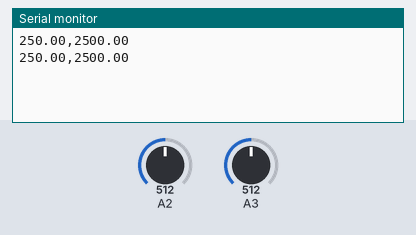
A sketch run on a simulated Arduino Uno, built with avr-gcc and run on an emulated ATmega328P. Parts: the last lines printed to the serial monitor. Inputs (shaded band) come from the test bench; at power-on: A2 = 512, A3 = 512.

Above: at 1.8 s.
1.9 s: A2 set to 716
At 2.8 s:
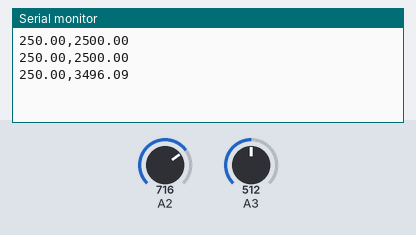
3.4 s: A3 set to 716
At 4.4 s:
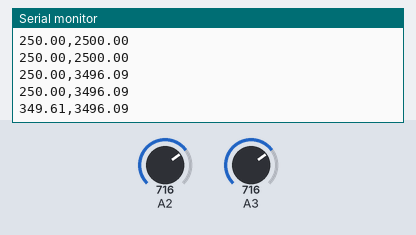
4.9 s: A2 set to 900
At 5.8 s:
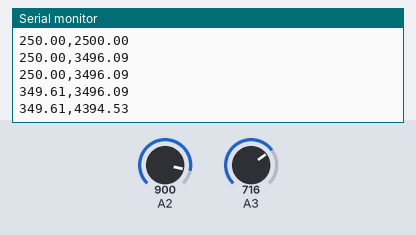
6.4 s: A3 set to 900
At 7.8 s:
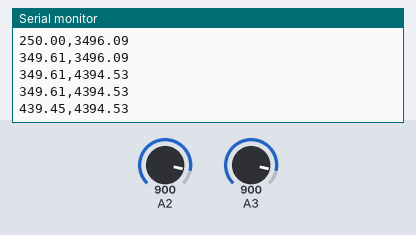
Timing chart, 0 to 8.9 s (numbered marks = the images above; inputs shaded):
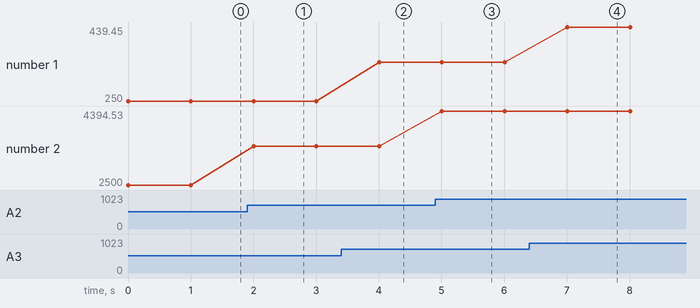

Measured:
- after the input at 1.9 s, the serial monitor: prints a new line after 0.10 s (image 1)
- after the input at 3.4 s, the serial monitor: prints a new line after 0.60 s (image 2)
- after the input at 4.9 s, the serial monitor: prints a new line after 0.11 s (image 3)
- after the input at 6.4 s, the serial monitor: prints a new line after 0.61 s (image 4)
- plotted number 1: 250 → 349.61 after the input at 3.4 s, 349.61 → 439.45 after the input at 6.4 s
- plotted number 2: 2500 → 3496.09 after the input at 1.9 s, 3496.09 → 4394.53 after the input at 4.9 s

The sketch:

adc.ino
```cpp
#include <Wire.h>

char message[20];

void setup() {
  Serial.begin(115200);

  Wire.onRequest(request);
  Wire.begin(8);
}

void loop() {
  for(int i = 0; i < 20; i++) {
    message[i] = 0;
  }

  float temp = analogRead(A3)/1024.0*5000/10;
  float lux = analogRead(A2)/1024.0*5000;

  String _message = String(temp) + "," + String(lux);
  _message.toCharArray(message, 20);

  Serial.println(message);

  delay(1000);
}

void request() {
  Wire.write(message,20);
}
```
